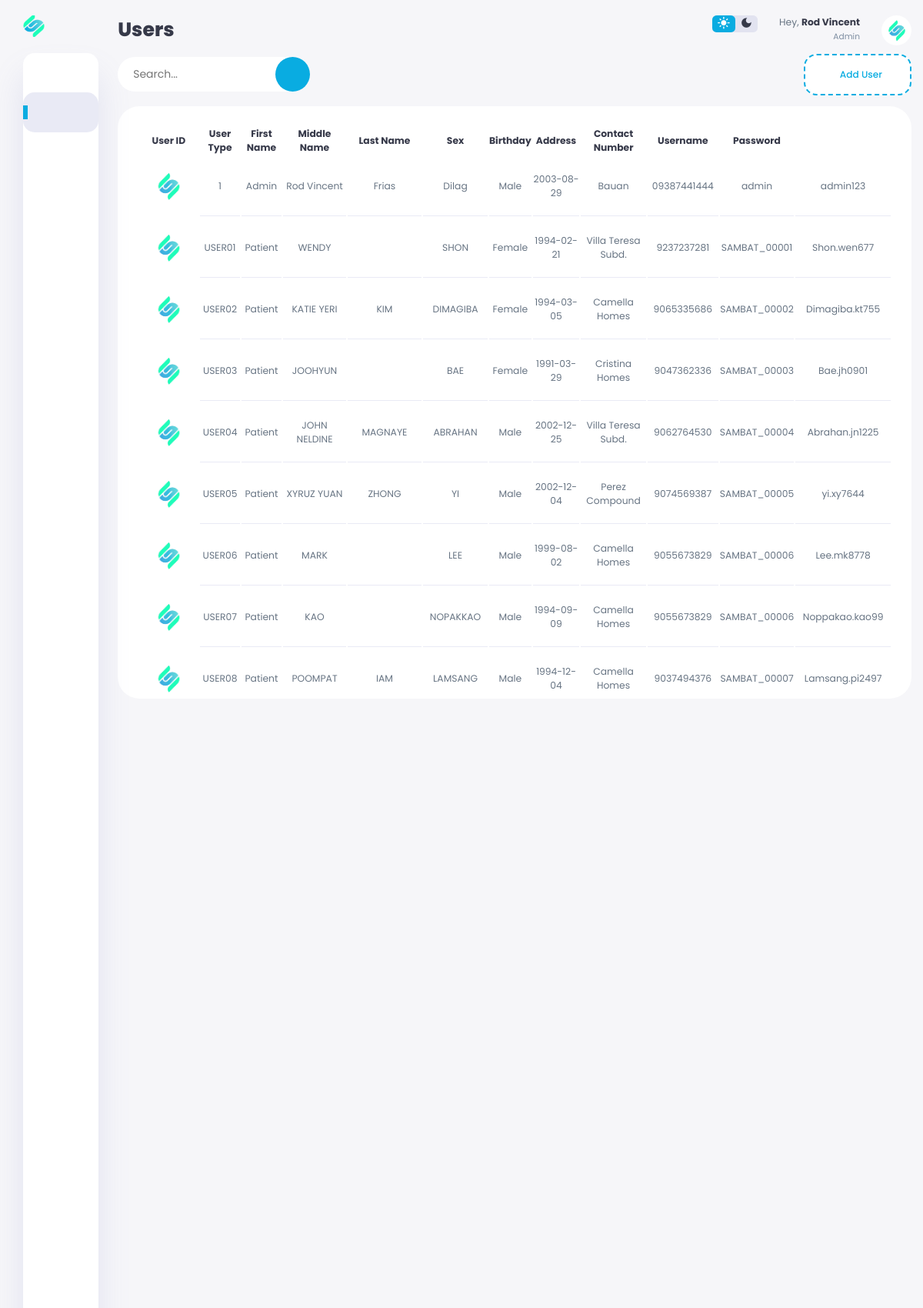
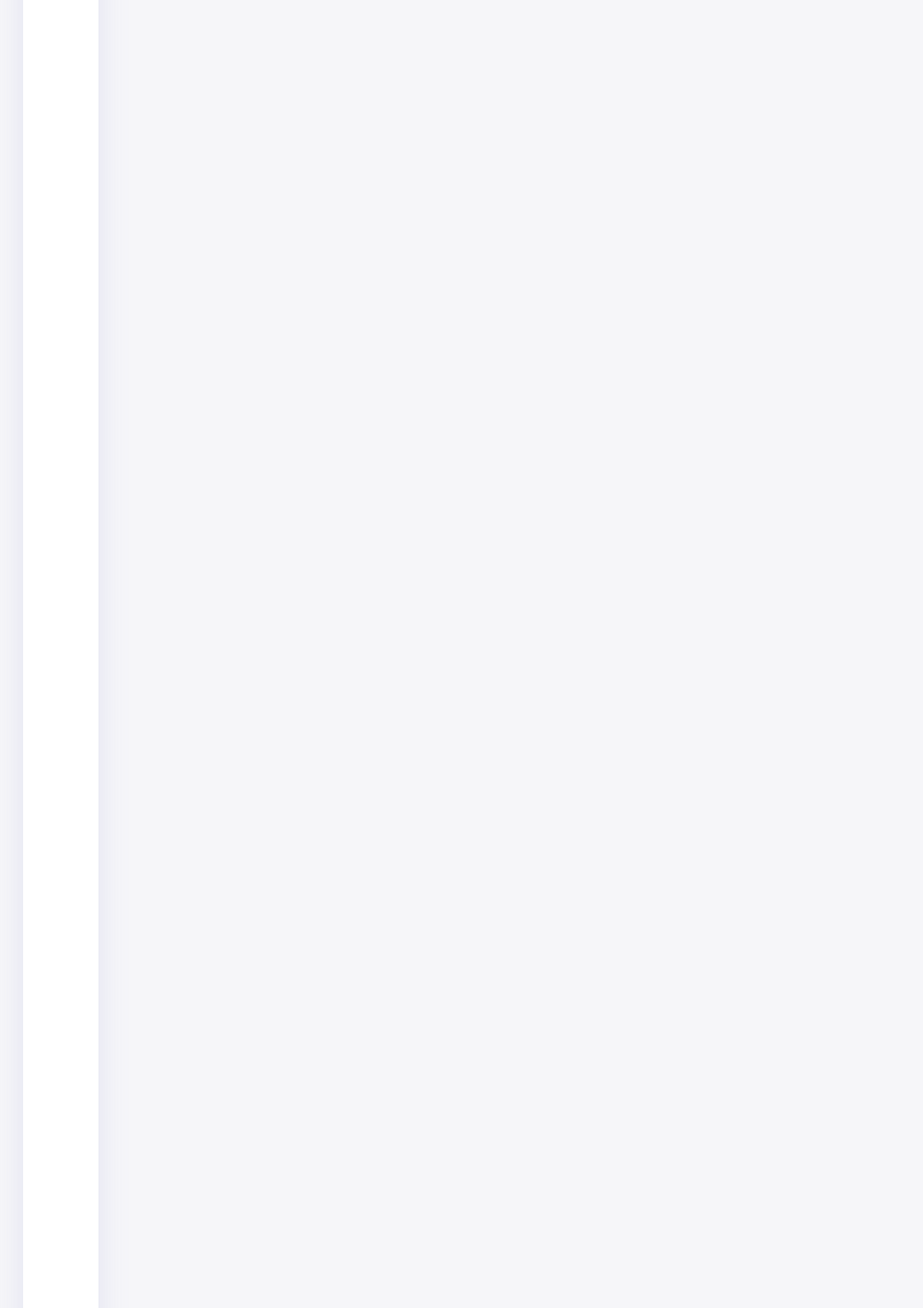
Screenshot of /admin/admin_users.php (signed in, upper part) with the database file from the repository (2 pictures, top to bottom).
### tables this page shows
CREATE TABLE `usertbl` (
  `UserID` varchar(11) NOT NULL,
  `Profile` varchar(255) NOT NULL,
  `UserType` varchar(255) NOT NULL,
  `FirstName` varchar(255) NOT NULL,
  `MiddleName` varchar(255) NOT NULL,
  `LastName` varchar(255) NOT NULL,
  `Sex` varchar(255) NOT NULL,
  `Birthday` date NOT NULL,
  `Address` varchar(255) NOT NULL,
  `ContactNumber` varchar(255) NOT NULL,
  `Username` varchar(255) NOT NULL,
  `Password` varchar(255) NOT NULL
);

### admin/admin_users.php (the view, shortened to what this page needs)
<?php
 include("updateuser.php");
 ?>
<!DOCTYPE html>
<html lang="en">
<head>
    <link rel="stylesheet"
        href="https://maxst.icons8.com/vue-static/landings/line-awesome/line-awesome/1.3.0/css/line-awesome.min.css">
    <link rel="stylesheet" href="./assets/css/admin_users.css?v=<?php echo time(); ?>">
</head>
<body>
    <div class="container">
        <aside>
            <div class="toggle">
                <div class="logo">
                    <img src="./assets/images/logo.png">
                </div>
            </div>
            <div class="sidebar">
                <a href="admin_home.php">
                </a>
                <a href="admin_users.php" class="active">
                </a>
                <a href="admin_supplies.php">
                </a>
                <a href="admin_appointments.php">
                </a>
                <a href="admin_patient-record.php">
                </a>
                <a href="logout.php">
                </a>
            </div>
        </aside>
        <main>
            <div class="top-nav">
                <div class="title">
                    <h1>Users</h1>
                </div>
                <div class="nav">
                    <div class="dark-mode">
                        <span class="material-icons-sharp active">
                        </span>
                        <span class="material-icons-sharp">
                        </span>
                    </div>
                    <div class="profile">
                        <div class="info">
                        <p>Hey, <b><?php echo $_SESSION['USER_FNAME'] ?></b></p>
                            <small class="text-muted"><?php echo $_SESSION['USER_TYPE'] ?></small>
                        </div>
                        <div class="profile-photo">
                            <img src="./assets/images/profile.png">
                        </div>
                    </div>
                </div>
            </div>
            <div class="main-body" style="overflow-y:auto;">
                <div class="register-header">
                    <div class="search_wrap search_wrap_3">
                        <div class="search_box">
                            <input type="text" class="input" placeholder="Search...">
                            <div class="btn btn_common">
                            </div>
                        </div>
                    </div>
                    <div class="filter">
                    </div>
                    <a href="admin_users.php?add">
                        <div class="add-user">
                            <div>
                                <h3>Add User</h3>
                            </div>
                        </div>
                    </a>
                </div>
                <div class="table-wrapper">
                <table>
                    <thead>
                        <tr>
                            <th>User ID</th>
                            <th>User Type</th>
                            <th>First Name</th>
                            <th>Middle Name</th>
                            <th>Last Name</th>
                            <th>Sex</th>
                            <th>Birthday</th>
                            <th>Address</th>
                            <th>Contact Number</th>
                            <th>Username</th>
                            <th>Password</th>
                        </tr>
                    </thead>
                    <tbody>
                        <?php
                           $select = "select * from usertbl order by UserID";
                           $result = mysqli_query($conn,$select);
                           if ($result) {
                              while ($row = mysqli_fetch_assoc($result)) {
                                  $id = $row['UserID'];
                                  $usertype = $row['UserType'];
                                  $fname = $row['FirstName'];
                                  $mname = $row['MiddleName'];
                                  $lname = $row['LastName'];
                                  $sex = $row['Sex'];
                                  $birthday = $row['Birthday'];
                                  $address = $row['Address'];
                                  $contact = $row['ContactNumber'];
                                  $username = $row['Username'];
                                  $password = $row['Password'];
                                  ?>
                        <tr>
                            <th scope="row"><img src="./assets/images/profile.png"></th>
                            <td><?php echo $id ?></td>
                            <td><?php echo $usertype ?></td>
                            <td><?php echo $fname ?></td>
                            <td><?php echo $mname ?></td>
                            <td><?php echo $lname ?></td>
                            <td><?php echo $sex ?></td>
                            <td><?php echo $birthday ?></td>
                            <td><?php echo $address ?></td>
                            <td><?php echo $contact ?></td>
                            <td><?php echo $username ?></td>
                            <td><?php echo $password ?></td>
                        </tr>
                        <?php   }
                           }?>
                    </tbody>
                </table>
                </div>
        </main>
    </div>
</body>
</html>

### rows the page displays
usertbl: UserID "1", UserType "Admin", FirstName "Rod Vincent", MiddleName "Frias", LastName "Dilag", Sex "Male", Birthday "2003-08-29", Address "Bauan", ContactNumber "09387441444", Username "admin", Password "admin123"
usertbl: UserID "USER01", UserType "Patient", FirstName "WENDY", LastName "SHON", Sex "Female", Birthday "1994-02-21", Address "Villa Teresa Subd.", ContactNumber "9237237281", Username "SAMBAT_00001", Password "Shon.wen677"
usertbl: UserID "USER02", UserType "Patient", FirstName "KATIE YERI", MiddleName "KIM", LastName "DIMAGIBA", Sex "Female", Birthday "1994-03-05", Address "Camella Homes", ContactNumber "9065335686", Username "SAMBAT_00002", Password "Dimagiba.kt755"
usertbl: UserID "USER03", UserType "Patient", FirstName "JOOHYUN", LastName "BAE", Sex "Female", Birthday "1991-03-29", Address "Cristina Homes", ContactNumber "9047362336", Username "SAMBAT_00003", Password "Bae.jh0901"
usertbl: UserID "USER04", UserType "Patient", FirstName "JOHN NELDINE", MiddleName "MAGNAYE", LastName "ABRAHAN", Sex "Male", Birthday "2002-12-25", Address "Villa Teresa Subd.", ContactNumber "9062764530", Username "SAMBAT_00004", Password "Abrahan.jn1225"
usertbl: UserID "USER05", UserType "Patient", FirstName "XYRUZ YUAN", MiddleName "ZHONG", LastName "YI", Sex "Male", Birthday "2002-12-04", Address "Perez Compound", ContactNumber "9074569387", Username "SAMBAT_00005", Password "yi.xy7644"
usertbl: UserID "USER06", UserType "Patient", FirstName "MARK", LastName "LEE", Sex "Male", Birthday "1999-08-02", Address "Camella Homes", ContactNumber "9055673829", Username "SAMBAT_00006", Password "Lee.mk8778"
usertbl: UserID "USER07", UserType "Patient", FirstName "KAO", LastName "NOPAKKAO", Sex "Male", Birthday "1994-09-09", Address "Camella Homes", ContactNumber "9055673829", Username "SAMBAT_00006", Password "Noppakao.kao99"
usertbl: UserID "USER08", UserType "Patient", FirstName "POOMPAT", MiddleName "IAM", LastName "LAMSANG", Sex "Male", Birthday "1994-12-04", Address "Camella Homes", ContactNumber "9037494376", Username "SAMBAT_00007", Password "Lamsang.pi2497"

### other values shown
$_SESSION['USER_FNAME'] "Rod Vincent"
$_SESSION['USER_TYPE'] "Admin"
